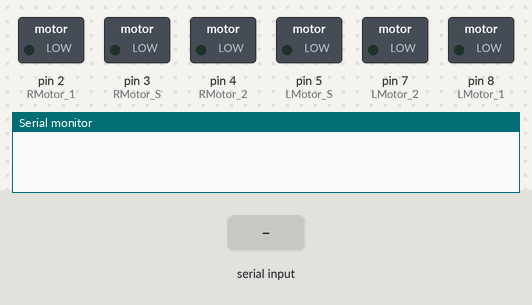
A sketch run on a simulated Arduino Uno, built with avr-gcc and run on an emulated ATmega328P. On the bench: switched loads named in the sketch (green lamp = pin HIGH), the last lines printed to the serial monitor. The inputs (shaded band) are chosen by the test bench.

Above: at 1.2 s.
1.3 s: byte 1 (1) received over Serial
At 1.7 s:
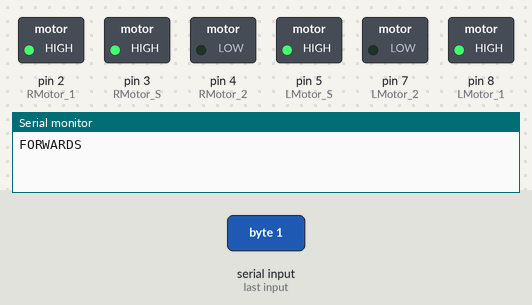
2.8 s: byte 2 (2) received over Serial
At 4.0 s:
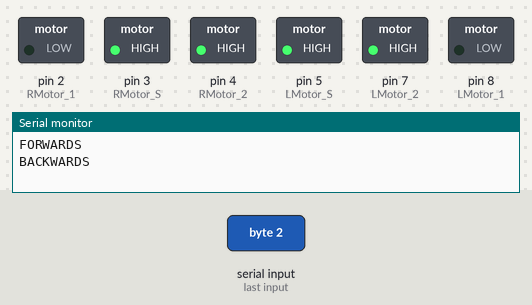
4.3 s: byte 3 (3) received over Serial
At 5.2 s:
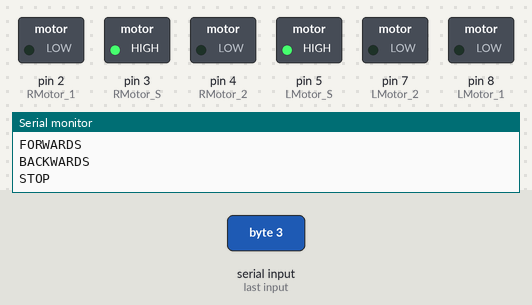
5.8 s: byte 4 (4) received over Serial
At 6.3 s:
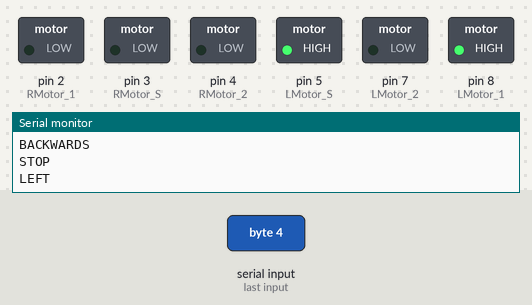
7.3 s: byte 5 (5) received over Serial
At 8.7 s:
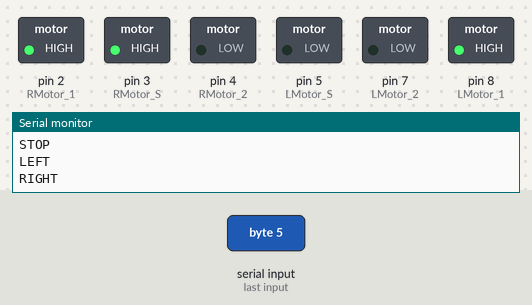
Timing chart, 0 to 9.8 s (numbered marks = the images above; inputs shaded):
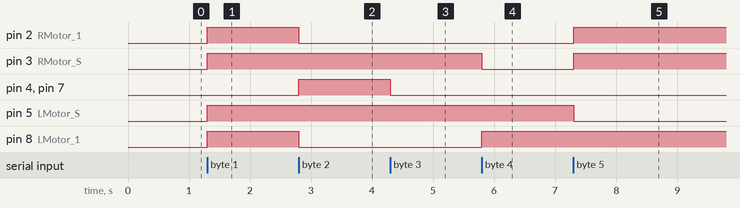

The sketch:

Robot.ino
```cpp
#define LMotor_1 8
#define LMotor_2 7
#define LMotor_S 5
#define RMotor_1 2
#define RMotor_2 4
#define RMotor_S 3
#define ARP 0
#define echoPin 12
#define trigPin 10

long duration; // variable for the duration of sound wave travel
int distance; // variable for the distance measurement

void setup() {
  pinMode(LMotor_1,OUTPUT);
  pinMode(LMotor_2, OUTPUT);
  pinMode(LMotor_S, OUTPUT);
  pinMode(RMotor_1,OUTPUT);
  pinMode(RMotor_2, OUTPUT);
  pinMode(RMotor_S, OUTPUT);
  pinMode(trigPin, OUTPUT);
  pinMode(echoPin, INPUT);
  Serial.begin(9600);
}

void loop() {
  if(Serial.available())
    {
      int currByte = Serial.read();
      if(currByte == 1)//forwards
        {
          digitalWrite(LMotor_1, HIGH);//both go forwards
          digitalWrite(LMotor_2, LOW);
          analogWrite(LMotor_S, 255);
          digitalWrite(RMotor_1, HIGH);
          digitalWrite(RMotor_2, LOW);
          analogWrite(RMotor_S, 255);
          Serial.println("FORWARDS");
         }
      else if(currByte == 2)//backwards
         {
          digitalWrite(LMotor_1, LOW);//both go backwards
          digitalWrite(LMotor_2, HIGH);
          analogWrite(LMotor_S, 255);
          digitalWrite(RMotor_1, LOW);
          digitalWrite(RMotor_2, HIGH);
          analogWrite(RMotor_S, 255);
          Serial.println("BACKWARDS");
         }
      else if(currByte ==3)//stop
        {
          digitalWrite(LMotor_1, LOW);//both go backwards
          digitalWrite(LMotor_2, LOW);
          analogWrite(LMotor_S, 255);
          digitalWrite(RMotor_1, LOW);
          digitalWrite(RMotor_2, LOW);
          analogWrite(RMotor_S, 255);
          Serial.println("STOP");
        }
      else if(currByte ==4)//turn
        {
          digitalWrite(LMotor_1, HIGH);//both go backwards
          digitalWrite(LMotor_2, LOW);
          analogWrite(LMotor_S, 255);
          digitalWrite(RMotor_1, LOW);
          digitalWrite(RMotor_2, LOW);
          analogWrite(RMotor_S, 0);
          Serial.println("LEFT");
        }
      else if(currByte ==5)//turn
        {
          digitalWrite(LMotor_1, HIGH);//both go backwards
          digitalWrite(LMotor_2, LOW);
          analogWrite(LMotor_S, 0);
          digitalWrite(RMotor_1, HIGH);
          digitalWrite(RMotor_2, LOW);
          analogWrite(RMotor_S, 255);
          Serial.println("RIGHT");
         }
  }
}
```

Measured:
- after the input at 1.3 s, pin 2 (RMotor_1), pin 3 (RMotor_S), pin 5 (LMotor_S), pin 8 (LMotor_1): LOW → HIGH at once
- after the input at 2.8 s, pin 2 (RMotor_1), pin 8 (LMotor_1): HIGH → LOW at once; pin 4 (RMotor_2), pin 7 (LMotor_2): LOW → HIGH at once
- after the input at 4.3 s, pin 4 (RMotor_2), pin 7 (LMotor_2): HIGH → LOW at once
- after the input at 5.8 s, pin 3 (RMotor_S): HIGH → LOW at once; pin 8 (LMotor_1): LOW → HIGH at once
- after the input at 7.3 s, pin 2 (RMotor_1), pin 3 (RMotor_S): LOW → HIGH at once; pin 5 (LMotor_S): HIGH → LOW at once
